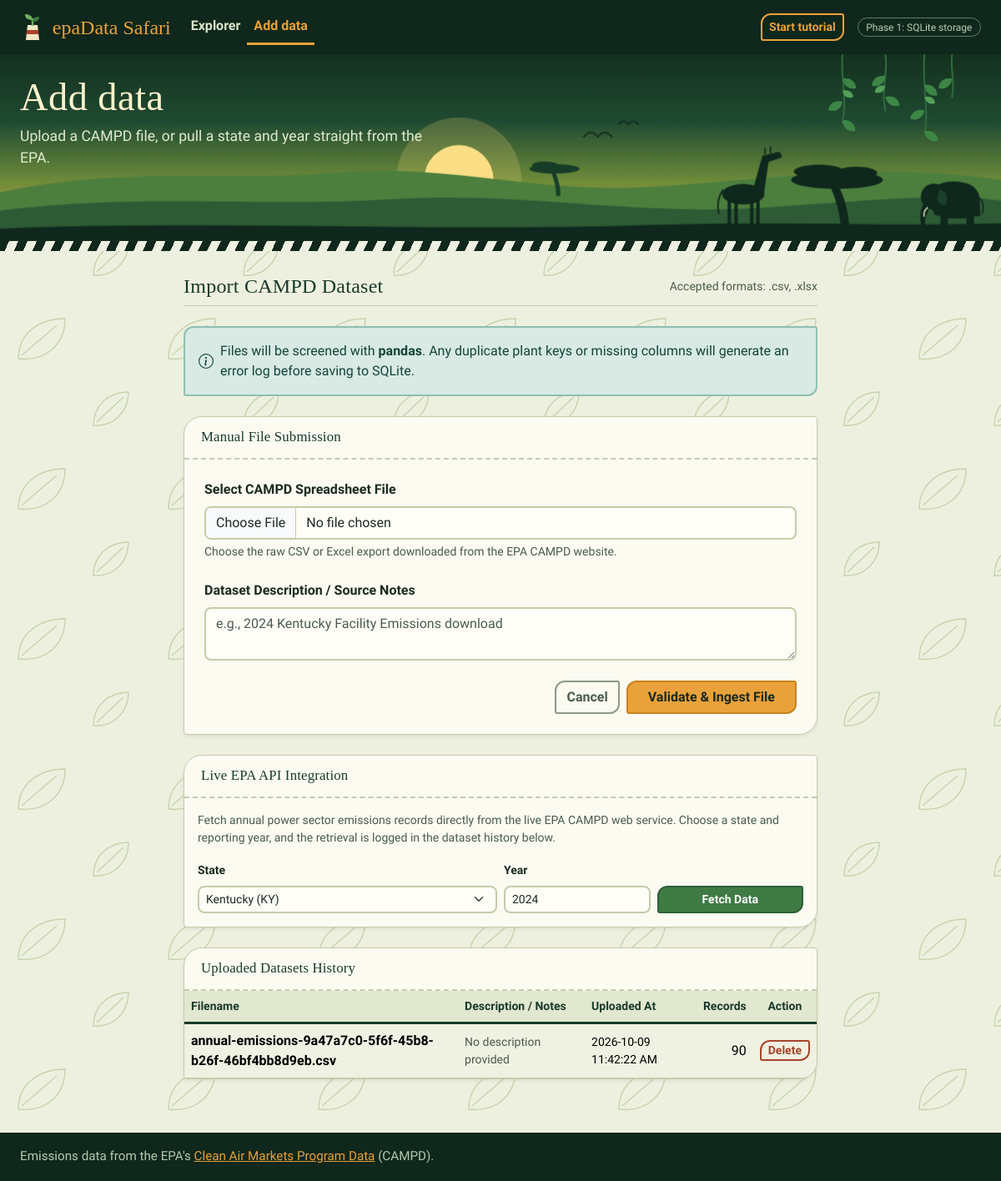
Before: /upload with the older database file.
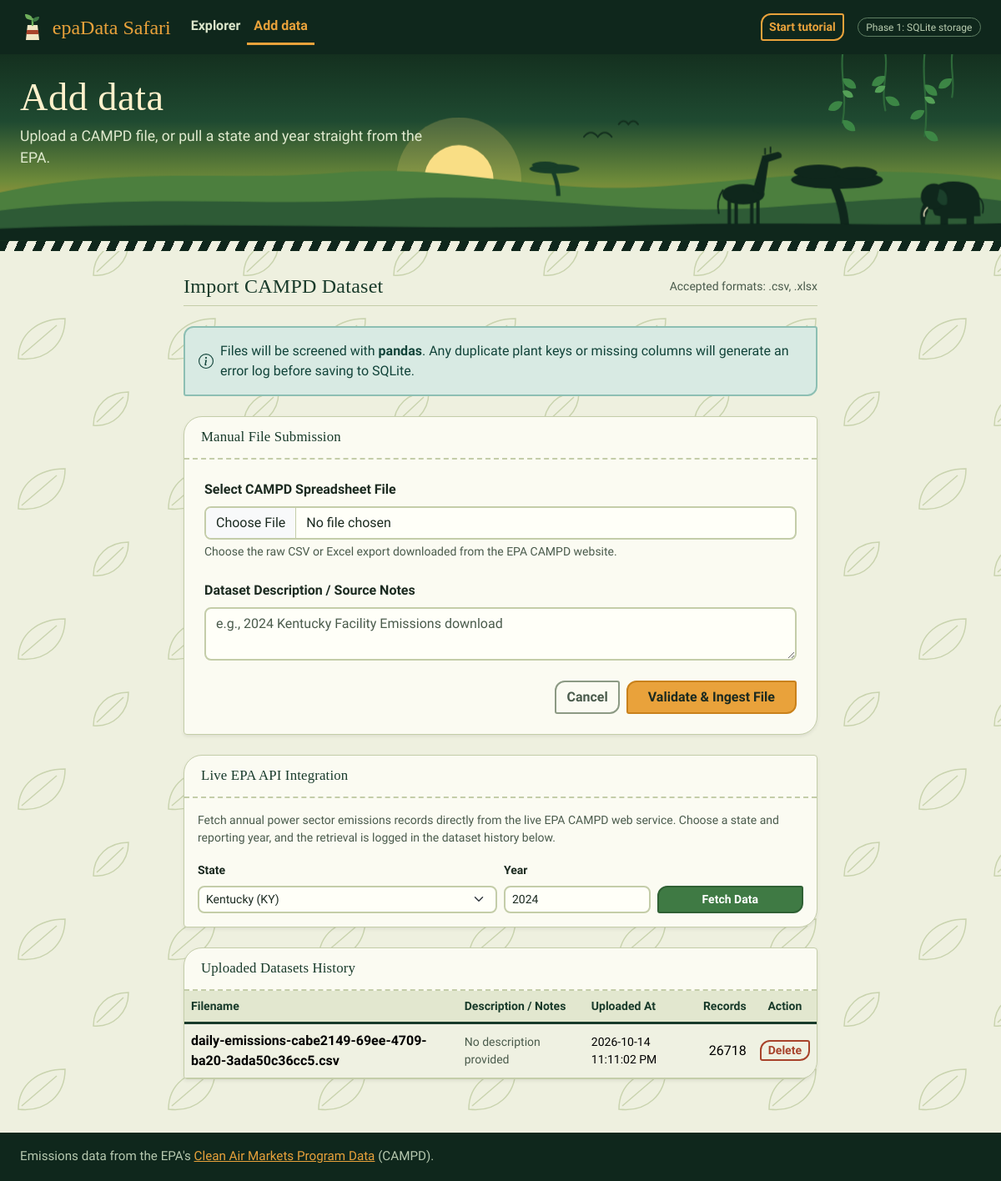
After: the same page with the newer database file.
### models.py (models this page shows)
class UploadedDataset(db.Model):
    __tablename__ = 'uploaded_datasets'
    id = db.Column(db.Integer, primary_key=True)
    filename = db.Column(db.String(255), nullable=False)
    notes = db.Column(db.String(500))
    upload_time = db.Column(db.String(50), nullable=False)
    row_count = db.Column(db.Integer, default=0)

### app.py (the view, shortened to what this page needs)
@app.route("/upload", methods=['GET', 'POST'])
def upload():
    datasets = UploadedDataset.query.order_by(UploadedDataset.id.desc()).all()
    return render_template("upload.html", datasets=datasets)

### app.py (called while the page is built)
@app.context_processor
def inject_helpers():
    def url_with(**overrides):
        args = {k: v for k, v in request.args.items() if v != ""}
        for key, value in overrides.items():
            if value is None:
                args.pop(key, None)
            else:
                args[key] = value
        return url_for("index", **cast(Any, args))
    return {"us_states": US_STATES, "url_with": url_with}

### templates/upload.html (shortened to what the changed rows need)
{% extends "base.html" %}
{% set active = 'upload' %}
{% set hero_size = 'compact' %}
{% set hero_title = 'Add data' %}
{% set hero_sub = 'Upload a CAMPD file, or pull a state and year straight from the EPA.' %}
{% block content %}
<div class="row justify-content-center">
    <div class="col-lg-8">
        <div class="d-flex align-items-center justify-content-between border-bottom pb-2 mb-4">
            <h2 class="h4 mb-0">Import CAMPD Dataset</h2>
        </div>
        <div class="card shadow-sm border mt-4"
             data-bs-toggle="tooltip"
             title="View and manage all datasets currently stored in SQLite."
             data-intro="Step 4: Dataset Management. Every uploaded file is logged here with its timestamp and row count. Click Delete to remove a specific dataset and its records from the database."
             data-step="4">
            <div class="table-responsive">
                <table class="table table-hover table-striped mb-0 align-middle">
                    <thead class="table-light small text-uppercase">
                        <tr>
                            <th>Filename</th>
                            <th>Description / Notes</th>
                            <th>Uploaded At</th>
                            <th class="text-end">Records</th>
                            <th class="text-center">Action</th>
                        </tr>
                    </thead>
                    <tbody>
                        {% if datasets %}
                            {% for ds in datasets %}
                            <tr>
                                <td class="fw-bold">{{ ds.filename }}</td>
                                <td class="text-muted small">{{ ds.notes }}</td>
                                <td class="mono-num small">{{ ds.upload_time }}</td>
                                <td class="text-end mono-num">{{ ds.row_count }}</td>
                                <td class="text-center">
                                    <form action="/delete_dataset/{{ ds.id }}" method="POST" class="d-inline" onsubmit="return confirm('Delete {{ ds.filename }} and all associated records?');">
                                        <button type="submit" class="btn btn-outline-danger btn-sm py-0">Delete</button>
                                    </form>
                                </td>
                            </tr>
                            {% endfor %}
                        {% else %}
                            <tr>
                                <td colspan="5" class="text-center text-muted py-4">
                                    No datasets uploaded yet.
                                </td>
                            </tr>
                        {% endif %}
                    </tbody>
                </table>
            </div>
        </div>
    </div>
</div>
{% endblock %}

Changed rows visible on the page:
changed UploadedDataset "No description provided": filename "annual-emissions-9a47a7c0-5f6f-45b8-b26f-46bf4bb8d9eb.csv" → "daily-emissions-cabe2149-69ee-4709-ba20-3ada50c36cc5.csv"; upload_time "2026-10-09 11:42:22 AM" → "2026-10-14 11:11:02 PM"; row_count "90" → "26718"
